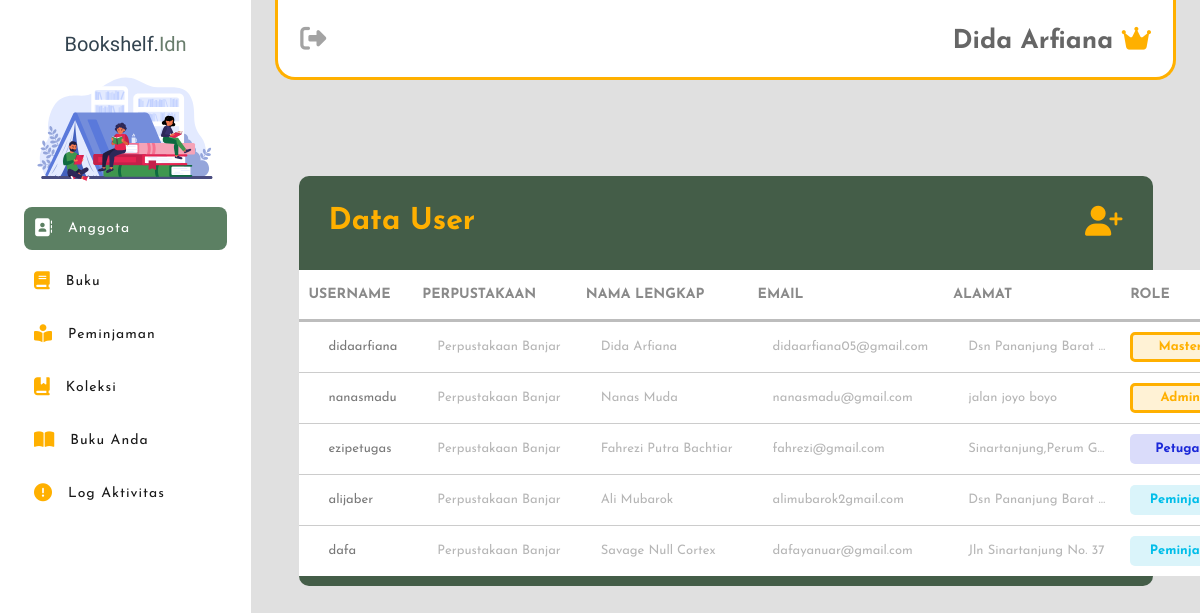
Screenshot of /admin_petugas/data_user.php (signed in) with the database file from the repository.
### tables this page shows
CREATE TABLE `user` (
  `userID` int(11) NOT NULL,
  `perpusID` int(11) NOT NULL,
  `username` varchar(255) NOT NULL,
  `password` text NOT NULL,
  `email` varchar(255) NOT NULL,
  `namalengkap` varchar(255) NOT NULL,
  `no_hp` varchar(50) NOT NULL,
  `alamat` text NOT NULL,
  `acces_level` varchar(50) NOT NULL,
  `created_at` timestamp NOT NULL DEFAULT current_timestamp() ON UPDATE current_timestamp()
);

CREATE TABLE `perpus` (
  `perpusID` int(11) NOT NULL,
  `nama_perpus` varchar(50) NOT NULL,
  `alamat` varchar(50) NOT NULL,
  `tlp_hp` varchar(50) NOT NULL,
  `created_at` timestamp NOT NULL DEFAULT current_timestamp() ON UPDATE current_timestamp()
);

### admin_petugas/data_user.php (the view, shortened to what this page needs)
<?php
require '../koneksi.php';
$query = "SELECT u.userID, p.perpusID, u.username, p.nama_perpus, u.namalengkap, u.email, u.alamat, u.acces_level
          FROM user u
          INNER JOIN perpus p ON p.perpusID = u.perpusID
          ORDER BY
            CASE
                WHEN u.acces_level = 'super_admin' THEN 1
                WHEN u.acces_level = 'admin' THEN 2
                WHEN u.acces_level = 'petugas' THEN 3
                WHEN u.acces_level = 'peminjam' THEN 4
                ELSE 5
            END";
$result = mysqli_query($koneksi, $query);
?>
<!DOCTYPE html>
<html lang="en">
<head>
    <link rel="stylesheet" href="../css/data_user.css?v=<?php echo time(); ?>">
    <link rel="stylesheet" href="https://cdnjs.cloudflare.com/ajax/libs/jquery-nice-select/1.1.0/css/nice-select.min.css">
</head>
<body>
    <?php require '../sidebar.php' ?>
    <?php require 'navbar.php'?>
    <div class="card">
        <h5 class="card-header">Data User <div class="user-add" onclick="showRegistrationForm()"><i class="fa-solid fa-user-plus"></i></div></h5>
        <div class="table-responsive">
            <table class="table-hover">
                <thead class="head-table">
                    <tr>
                        <th>USERNAME</th>
                        <th>PERPUSTAKAAN</th>
                        <th>NAMA LENGKAP</th>
                        <th>EMAIL</th>
                        <th>ALAMAT</th>
                        <th>ROLE</th>
                    </tr>
                </thead>
                <tbody class="table-body">
                    <?php while ($row = mysqli_fetch_assoc($result)) { ?>
                        <tr id="row_<?php echo $row['userID']; ?>">
                            <td><?php echo $row['username']; ?></td>
                            <td><?php echo $row['nama_perpus']; ?></td>
                            <td><?php echo $row['namalengkap']; ?></td>
                            <td><?php echo $row['email']; ?></td>
                            <td><?php echo $row['alamat']; ?></td>
                            <td>
                                <?php if ($row['acces_level'] == 'admin' OR $row['acces_level'] == 'super_admin') { ?>
                                    <div class="admin-label">
                                    <?php if ($row['acces_level'] == 'super_admin') { ?>
                                        <p class="role-admin">Master</p>
                                    <?php } elseif  ($row['acces_level'] == 'admin') { ?>
                                        <p class="role-admin">Admin</p>
                                    <?php } ?>
                                    </div>
                                <?php } elseif ($row['acces_level'] == 'petugas') { ?>
                                    <div class="petugas-label">
                                        <p class="role-petugas">Petugas</p>
                                    </div>
                                <?php } elseif ($row['acces_level'] == 'peminjam') { ?>
                                    <div class="peminjam-label">
                                        <p class="role-peminjam">Peminjam</p>
                                    </div>
                                <?php } ?>
                            </td>
                        </tr>
                    <?php } ?>
                </tbody>
            </table>
        </div>
    </div>
</body>
</html>

### css/data_user.css (style rules this page uses)
.card { width: 90%; background-color: #445D48; margin: 30px auto; border-radius: 10px; margin-top: 12vh; padding-bottom: 10px; }
.card-header { padding: 30px; color: #FFB000; font-family: var(--default); font-size: 30px; display: flex; justify-content: space-between; }
.table-hover { font-family: var(--default); width: 100%; border-collapse: collapse; background-color: #fff; }
.head-table { font-size: 14px; color: #8a8a8a; }
.head-table tr { border-bottom: 3px solid #bdbdbd; width: 100%; height: 50px; }
.head-table th { padding: 10px 5px; border-left: none; text-align: left; }
.head-table th:nth-child(1) { padding-left: 10px; width: 120px; }
.head-table th:nth-child(3) { width: 170px; }
.head-table th:nth-child(4) { width: 160px; }
.head-table th:nth-child(5) { width: 180px; }
.head-table th:nth-child(6) { padding: 10px 2px; width: 100px; }
.table-body tr { border-top: 1px solid #ccc; width: 100%; }
.table-body td:nth-child(1) { padding-left: 30px; color: #797979; width: 120px; }
.table-body td:nth-child(3) { width: 170px; }
.table-body td:nth-child(4) { width: 160px; }
.table-body td:nth-child(5) { max-width: 180px; }
.table-body td:nth-child(6) { padding: 10px 2px; width: 100px; }
.table-body td { overflow: hidden; text-overflow: ellipsis; white-space: nowrap; color: #b6b6b6; font-weight: 400; padding: 10px 20px; text-align: left; font-size: 13px; }
.admin-label { width: 100px; height: 30px; background-color: #fff2d5; display: flex; justify-content: center; align-items: center; font-size: 13px; color: #ffb000; font-weight: bold; border-radius: 5px; border: 3px solid #ffb000; }
.petugas-label { width: 100px; height: 30px; background-color: #dadcfa; display: flex; justify-content: center; align-items: center; font-size: 13px; color: #1b28d8; font-weight: 700; border-radius: 5px; }
.peminjam-label { width: 100px; height: 30px; background-color: #daf4fa; display: flex; justify-content: center; align-items: center; font-size: 13px; color: #01bee9; font-weight: 700; border-radius: 5px; }

### css/style.css (style rules this page uses)
:root { --primary : #001524; --secondary : #445D48; --third-color : #D6CC99; --fourth-color : #FDE5D4; --dark : #1a1a1a; --logo : "Yeseva One", serif; --default : "Josefin Sans", sans-serif; --script : "Poppins", sans-serif; }
* { margin: 0; padding: 0; box-sizing: border-box; outline: none; border: none; text-decoration: none; list-style: none; }

### rows the page displays
user: username "didaarfiana", perpusID.nama_perpus "Perpustakaan Banjar", namalengkap "Dida Arfiana", email "didaarfiana05@gmail.com", alamat "Dsn Pananjung Barat…", acces_level "Master"
user: username "nanasmadu", perpusID.nama_perpus "Perpustakaan Banjar", namalengkap "Nanas Muda", email "nanasmadu@gmail.com", alamat "jalan joyo boyo", acces_level "Admin"
user: username "ezipetugas", perpusID.nama_perpus "Perpustakaan Banjar", namalengkap "Fahrezi Putra Bachtiar", email "fahrezi@gmail.com", alamat "Sinartanjung,Perum G…", acces_level "Petugas"
user: username "alijaber", perpusID.nama_perpus "Perpustakaan Banjar", namalengkap "Ali Mubarok", email "alimubarok2gmail.com", alamat "Dsn Pananjung Barat…", acces_level "Peminjam"
user: username "dafa", perpusID.nama_perpus "Perpustakaan Banjar", namalengkap "Savage Null Cortex", email "dafayanuar@gmail.com", alamat "Jln Sinartanjung No. 37", acces_level "Peminjam"

### other values shown
$item["description"] "Anggota"
$item["description"] "Buku"
$item["description"] "Peminjaman"
$item["description"] "Koleksi"
$item["description"] "Buku Anda"
$item["description"] "Log Aktivitas"
$namalengkap "Dida Arfiana"
